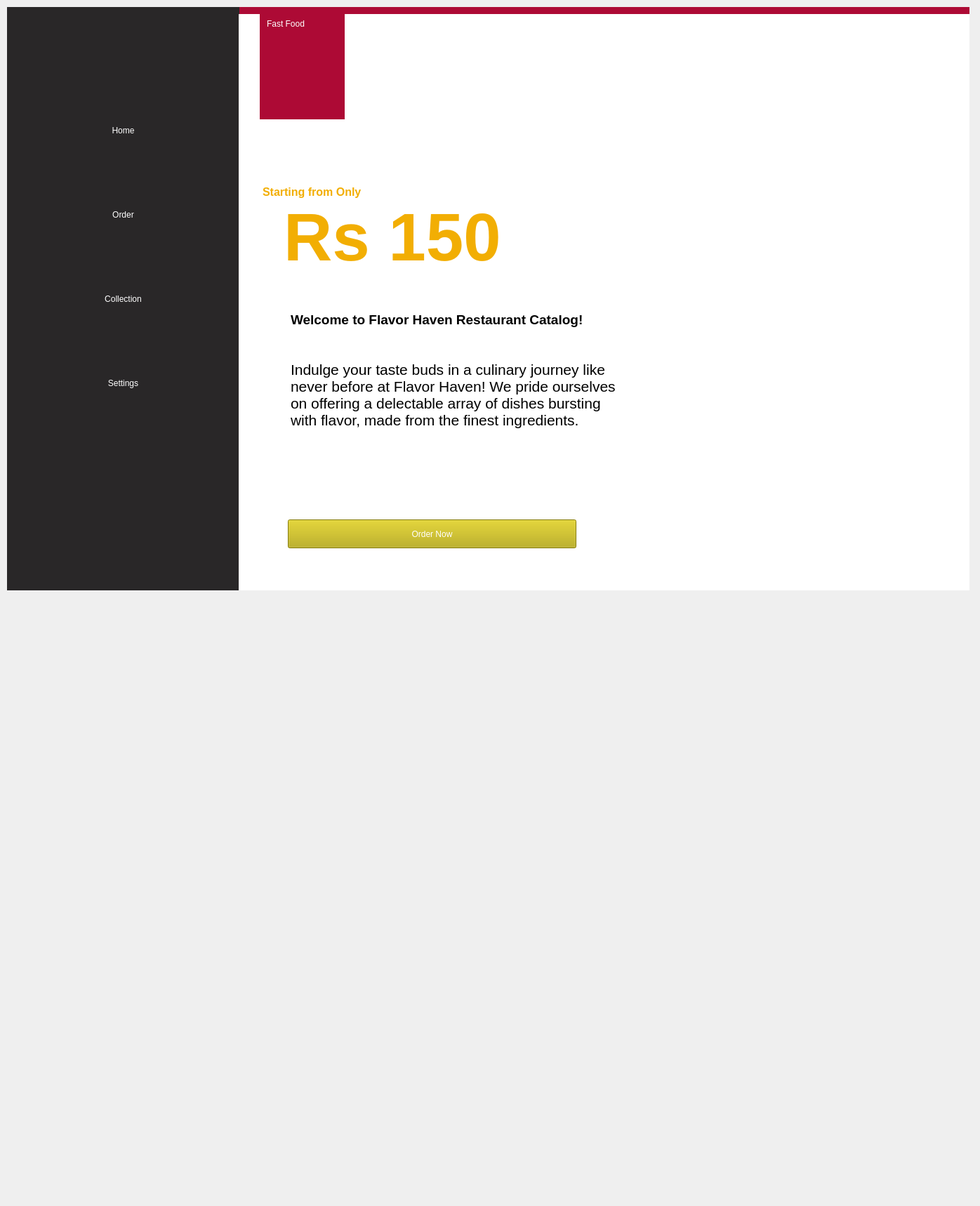
<?xml version="1.0" encoding="UTF-8"?>
<ui version="4.0">
 <class>MainWindow</class>
 <widget class="QMainWindow" name="MainWindow">
  <property name="geometry">
   <rect>
    <x>0</x>
    <y>0</y>
    <width>1396</width>
    <height>1718</height>
   </rect>
  </property>
  <property name="windowTitle">
   <string>MainWindow</string>
  </property>
  <widget class="QWidget" name="centralwidget">
   <widget class="QWidget" name="Background" native="true">
    <property name="geometry">
     <rect>
      <x>10</x>
      <y>10</y>
      <width>1371</width>
      <height>831</height>
     </rect>
    </property>
    <property name="styleSheet">
     <string notr="true">background-color: rgb(173, 10, 53);</string>
    </property>
    <widget class="QWidget" name="Sidebar" native="true">
     <property name="geometry">
      <rect>
       <x>0</x>
       <y>0</y>
       <width>331</width>
       <height>831</height>
      </rect>
     </property>
     <property name="styleSheet">
      <string notr="true">background-color: rgb(41, 39, 40);
border:none;</string>
     </property>
     <widget class="QPushButton" name="pushButton_2">
      <property name="geometry">
       <rect>
        <x>0</x>
        <y>260</y>
        <width>331</width>
        <height>71</height>
       </rect>
      </property>
      <property name="styleSheet">
       <string notr="true">font: 87 12pt &quot;Segoe UI Black&quot;;
color:white;
</string>
      </property>
      <property name="text">
       <string>Order</string>
      </property>
      <property name="icon">
       <iconset resource="Resources.qrc">
        <normaloff>:/Svg White/Svg/Services.svg</normaloff>:/Svg White/Svg/Services.svg</iconset>
      </property>
      <property name="iconSize">
       <size>
        <width>30</width>
        <height>30</height>
       </size>
      </property>
      <property name="checkable">
       <bool>true</bool>
      </property>
     </widget>
     <widget class="QPushButton" name="pushButton_3">
      <property name="geometry">
       <rect>
        <x>0</x>
        <y>500</y>
        <width>331</width>
        <height>71</height>
       </rect>
      </property>
      <property name="styleSheet">
       <string notr="true">font: 87 12pt &quot;Segoe UI Black&quot;;
color:white;
</string>
      </property>
      <property name="text">
       <string>Settings</string>
      </property>
      <property name="icon">
       <iconset resource="Resources.qrc">
        <normaloff>:/Svg White/Svg/Settings.svg</normaloff>:/Svg White/Svg/Settings.svg</iconset>
      </property>
      <property name="iconSize">
       <size>
        <width>30</width>
        <height>30</height>
       </size>
      </property>
      <property name="checkable">
       <bool>true</bool>
      </property>
     </widget>
     <widget class="QPushButton" name="pushButton_4">
      <property name="geometry">
       <rect>
        <x>0</x>
        <y>380</y>
        <width>331</width>
        <height>71</height>
       </rect>
      </property>
      <property name="styleSheet">
       <string notr="true">font: 87 12pt &quot;Segoe UI Black&quot;;
color:white;
</string>
      </property>
      <property name="text">
       <string>Collection</string>
      </property>
      <property name="icon">
       <iconset resource="Resources.qrc">
        <normaloff>:/Svg White/Svg/Payments.svg</normaloff>:/Svg White/Svg/Payments.svg</iconset>
      </property>
      <property name="iconSize">
       <size>
        <width>30</width>
        <height>30</height>
       </size>
      </property>
      <property name="checkable">
       <bool>true</bool>
      </property>
     </widget>
     <widget class="QPushButton" name="pushButton_5">
      <property name="geometry">
       <rect>
        <x>0</x>
        <y>140</y>
        <width>331</width>
        <height>71</height>
       </rect>
      </property>
      <property name="styleSheet">
       <string notr="true">font: 87 12pt &quot;Segoe UI Black&quot;;
color:white;
</string>
      </property>
      <property name="text">
       <string>Home</string>
      </property>
      <property name="icon">
       <iconset resource="Resources.qrc">
        <normaloff>:/Svg White/Svg/Home.svg</normaloff>:/Svg White/Svg/Home.svg</iconset>
      </property>
      <property name="iconSize">
       <size>
        <width>30</width>
        <height>30</height>
       </size>
      </property>
      <property name="checkable">
       <bool>true</bool>
      </property>
     </widget>
    </widget>
    <widget class="QWidget" name="Mainmenu" native="true">
     <property name="geometry">
      <rect>
       <x>330</x>
       <y>10</y>
       <width>1041</width>
       <height>821</height>
      </rect>
     </property>
     <property name="styleSheet">
      <string notr="true">background-color: rgb(255, 255, 255);</string>
     </property>
     <widget class="QWidget" name="mainmenulogo" native="true">
      <property name="geometry">
       <rect>
        <x>30</x>
        <y>-1</y>
        <width>121</width>
        <height>151</height>
       </rect>
      </property>
      <property name="styleSheet">
       <string notr="true">background-color: rgb(173, 10, 53);</string>
      </property>
      <widget class="QLabel" name="label">
       <property name="geometry">
        <rect>
         <x>0</x>
         <y>30</y>
         <width>121</width>
         <height>121</height>
        </rect>
       </property>
       <property name="text">
        <string/>
       </property>
       <property name="pixmap">
        <pixmap resource="Resources.qrc">:/Svg White/Svg/Order.svg</pixmap>
       </property>
       <property name="scaledContents">
        <bool>true</bool>
       </property>
      </widget>
      <widget class="QLabel" name="label_2">
       <property name="geometry">
        <rect>
         <x>10</x>
         <y>-1</y>
         <width>101</width>
         <height>31</height>
        </rect>
       </property>
       <property name="styleSheet">
        <string notr="true">font: 87 12pt &quot;Segoe UI Black&quot;;
color:white;
</string>
       </property>
       <property name="text">
        <string>Fast Food</string>
       </property>
      </widget>
     </widget>
     <widget class="QLabel" name="label_3">
      <property name="geometry">
       <rect>
        <x>1000</x>
        <y>10</y>
        <width>21</width>
        <height>21</height>
       </rect>
      </property>
      <property name="text">
       <string/>
      </property>
      <property name="pixmap">
       <pixmap resource="Resources.qrc">:/Svg Black/Svg/Power B.svg</pixmap>
      </property>
      <property name="scaledContents">
       <bool>true</bool>
      </property>
     </widget>
     <widget class="QLabel" name="label_4">
      <property name="geometry">
       <rect>
        <x>960</x>
        <y>10</y>
        <width>21</width>
        <height>21</height>
       </rect>
      </property>
      <property name="text">
       <string/>
      </property>
      <property name="pixmap">
       <pixmap resource="Resources.qrc">:/Svg Black/Svg/Settings B.svg</pixmap>
      </property>
      <property name="scaledContents">
       <bool>true</bool>
      </property>
     </widget>
     <widget class="QLabel" name="label_5">
      <property name="geometry">
       <rect>
        <x>920</x>
        <y>10</y>
        <width>21</width>
        <height>21</height>
       </rect>
      </property>
      <property name="text">
       <string/>
      </property>
      <property name="pixmap">
       <pixmap resource="Resources.qrc">:/Svg Black/Svg/Notifications B.svg</pixmap>
      </property>
      <property name="scaledContents">
       <bool>true</bool>
      </property>
     </widget>
     <widget class="QPushButton" name="pushButton">
      <property name="geometry">
       <rect>
        <x>70</x>
        <y>720</y>
        <width>411</width>
        <height>41</height>
       </rect>
      </property>
      <property name="styleSheet">
       <string notr="true">background-color: rgb(183, 170, 3);
color:white;
font: 75 14pt &quot;Arial&quot;;</string>
      </property>
      <property name="text">
       <string>Order Now</string>
      </property>
     </widget>
     <widget class="QLabel" name="label_6">
      <property name="geometry">
       <rect>
        <x>420</x>
        <y>180</y>
        <width>641</width>
        <height>551</height>
       </rect>
      </property>
      <property name="styleSheet">
       <string notr="true">background-color: transparent</string>
      </property>
      <property name="text">
       <string/>
      </property>
      <property name="pixmap">
       <pixmap resource="Resources.qrc">:/Pictures/Png/burger-png-png-images-yellow-images-12.png</pixmap>
      </property>
      <property name="scaledContents">
       <bool>true</bool>
      </property>
     </widget>
     <widget class="QTextBrowser" name="textBrowser_5">
      <property name="geometry">
       <rect>
        <x>30</x>
        <y>240</y>
        <width>221</width>
        <height>51</height>
       </rect>
      </property>
      <property name="styleSheet">
       <string notr="true">border:none;
background-color: transparent</string>
      </property>
      <property name="html">
       <string>&lt;!DOCTYPE HTML PUBLIC &quot;-//W3C//DTD HTML 4.0//EN&quot; &quot;http://www.w3.org/TR/REC-html40/strict.dtd&quot;&gt;
&lt;html&gt;&lt;head&gt;&lt;meta name=&quot;qrichtext&quot; content=&quot;1&quot; /&gt;&lt;style type=&quot;text/css&quot;&gt;
p, li { white-space: pre-wrap; }
&lt;/style&gt;&lt;/head&gt;&lt;body style=&quot; font-family:'MS Shell Dlg 2'; font-size:7.8pt; font-weight:400; font-style:normal;&quot;&gt;
&lt;p style=&quot; margin-top:0px; margin-bottom:0px; margin-left:0px; margin-right:0px; -qt-block-indent:0; text-indent:0px;&quot;&gt;&lt;span style=&quot; font-size:12pt; font-weight:600; color:#f2ae03;&quot;&gt;Starting from Only&lt;/span&gt;&lt;/p&gt;
&lt;p style=&quot;-qt-paragraph-type:empty; margin-top:0px; margin-bottom:0px; margin-left:0px; margin-right:0px; -qt-block-indent:0; text-indent:0px;&quot;&gt;&lt;br /&gt;&lt;/p&gt;&lt;/body&gt;&lt;/html&gt;</string>
      </property>
     </widget>
     <widget class="QTextBrowser" name="textBrowser_3">
      <property name="geometry">
       <rect>
        <x>60</x>
        <y>260</y>
        <width>441</width>
        <height>171</height>
       </rect>
      </property>
      <property name="styleSheet">
       <string notr="true">border:none;
background-color: transparent</string>
      </property>
      <property name="html">
       <string>&lt;!DOCTYPE HTML PUBLIC &quot;-//W3C//DTD HTML 4.0//EN&quot; &quot;http://www.w3.org/TR/REC-html40/strict.dtd&quot;&gt;
&lt;html&gt;&lt;head&gt;&lt;meta name=&quot;qrichtext&quot; content=&quot;1&quot; /&gt;&lt;style type=&quot;text/css&quot;&gt;
p, li { white-space: pre-wrap; }
&lt;/style&gt;&lt;/head&gt;&lt;body style=&quot; font-family:'MS Shell Dlg 2'; font-size:7.8pt; font-weight:400; font-style:normal;&quot;&gt;
&lt;p style=&quot; margin-top:0px; margin-bottom:0px; margin-left:0px; margin-right:0px; -qt-block-indent:0; text-indent:0px;&quot;&gt;&lt;span style=&quot; font-size:72pt; font-weight:600; color:#f2ae03;&quot;&gt;Rs 150&lt;/span&gt;&lt;/p&gt;&lt;/body&gt;&lt;/html&gt;</string>
      </property>
     </widget>
     <widget class="QTextBrowser" name="textBrowser_2">
      <property name="geometry">
       <rect>
        <x>70</x>
        <y>420</y>
        <width>491</width>
        <height>311</height>
       </rect>
      </property>
      <property name="styleSheet">
       <string notr="true">border:none;
background-color: transparent</string>
      </property>
      <property name="html">
       <string>&lt;!DOCTYPE HTML PUBLIC &quot;-//W3C//DTD HTML 4.0//EN&quot; &quot;http://www.w3.org/TR/REC-html40/strict.dtd&quot;&gt;
&lt;html&gt;&lt;head&gt;&lt;meta name=&quot;qrichtext&quot; content=&quot;1&quot; /&gt;&lt;style type=&quot;text/css&quot;&gt;
p, li { white-space: pre-wrap; }
&lt;/style&gt;&lt;/head&gt;&lt;body style=&quot; font-family:'MS Shell Dlg 2'; font-size:7.8pt; font-weight:400; font-style:normal;&quot;&gt;
&lt;p style=&quot; margin-top:12px; margin-bottom:12px; margin-left:0px; margin-right:0px; -qt-block-indent:0; text-indent:0px;&quot;&gt;&lt;span style=&quot; font-size:14pt; font-weight:600;&quot;&gt;Welcome to Flavor Haven Restaurant Catalog!&lt;/span&gt;&lt;/p&gt;
&lt;p style=&quot;-qt-paragraph-type:empty; margin-top:12px; margin-bottom:12px; margin-left:0px; margin-right:0px; -qt-block-indent:0; text-indent:0px; font-size:14pt; font-weight:600;&quot;&gt;&lt;br /&gt;&lt;/p&gt;
&lt;p style=&quot; margin-top:12px; margin-bottom:12px; margin-left:0px; margin-right:0px; -qt-block-indent:0; text-indent:0px;&quot;&gt;&lt;span style=&quot; font-size:16pt;&quot;&gt;Indulge your taste buds in a culinary journey like never before at Flavor Haven! We pride ourselves on offering a delectable array of dishes bursting with flavor, made from the finest ingredients.&lt;/span&gt;&lt;/p&gt;&lt;/body&gt;&lt;/html&gt;</string>
      </property>
     </widget>
    </widget>
   </widget>
  </widget>
 </widget>
 <resources>
  <include location="Resources.qrc"/>
 </resources>
 <connections>
  <connection>
   <sender>pushButton_5</sender>
   <signal>toggled(bool)</signal>
   <receiver>Mainmenu</receiver>
   <slot>show()</slot>
   <hints>
    <hint type="sourcelabel">
     <x>234</x>
     <y>188</y>
    </hint>
    <hint type="destinationlabel">
     <x>458</x>
     <y>197</y>
    </hint>
   </hints>
  </connection>
 </connections>
</ui>
